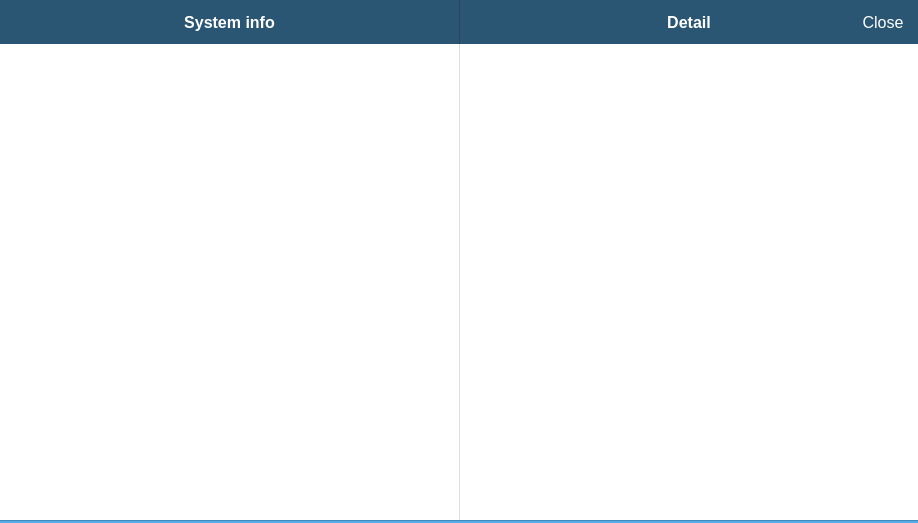
<?xml version="1.0" encoding="UTF-8"?>
<ui version="4.0">
 <class>InfoPage</class>
 <widget class="QWidget" name="InfoPage">
  <property name="geometry">
   <rect>
    <x>0</x>
    <y>0</y>
    <width>918</width>
    <height>523</height>
   </rect>
  </property>
  <property name="minimumSize">
   <size>
    <width>0</width>
    <height>0</height>
   </size>
  </property>
  <property name="windowTitle">
   <string>Form</string>
  </property>
  <property name="styleSheet">
   <string notr="true">QWidget#mainWidget
{
	background-color: #ffffff;
}

QWidget#systemInfoScrollAreaWidgetContents,#systemInfoDetailsScrollAreaWidgetContents
{
	background-color: #ffffff;
}

QWidget#topBar
{
	background-color: #2a5674;
}

QWidget#detailTopBar
{
	border-style: solid;
	border-color: #28475c;
	border-width: 0px 0px 0px 1px;
	background-color: #2a5674;
}

QWidget#systemInfoDetailsScrollWidgetContainer
{
	border-style: solid;
	border-color: #ddd;
	border-width: 0px 0px 0px 1px;
}

QLabel#sectionTitleLabel,#detailTitleLabel
{
	background-color: #2a5674;
	color: #fff;
	font-weight: bold;
	font-size: 16px;
}

QPushButton#detailCloseButton,#detailHiddenButton {
	background-color: #2a5674;
	border: none;
	min-width: 70px; max-width: 70px;
	color: #fff;
	font-weight: normal;
	font-size: 16px;
}

QPushButton#detailCloseButton:hover
{
	background-color: #2d5c7c;
}

QPushButton#detailCloseButton:pressed
{
	background-color: #27516d;
}

QPushButton#detailHiddenButton
{
	color: #2a5674;
}

QLabel#bottomLine1
{
	background: #4389b9;
}

QLabel#bottomLine2
{
	background: #54abe7;
}

QScrollBar:vertical
{
	border: none;
	background: #EEEEEE;
	width: 27px;
	margin-left: 10px;
	margin-right: 10px;
	margin-top: 10px;
	margin-bottom: 10px;
}

QScrollBar::handle:vertical
{
	border-radius: 3px;
	background: #CCCCCC;
	min-height: 340px;
}

QScrollBar::add-line:vertical
{
	border: none;
	height: 0px;
	subcontrol-position: bottom;
	subcontrol-origin: margin;
}

QScrollBar::sub-line:vertical
{
	border: none;
	height: 0px;
	subcontrol-position: top;
	subcontrol-origin: margin;
}

QScrollBar::up-arrow:vertical, QScrollBar::down-arrow:vertical
{
	border: none;
	width: 0px;
	height: 0px;
	background: none;
}

QScrollBar::add-page:vertical, QScrollBar::sub-page:vertical
{
	border: none;
}
</string>
  </property>
  <layout class="QVBoxLayout" name="verticalLayout_2">
   <property name="spacing">
    <number>0</number>
   </property>
   <property name="leftMargin">
    <number>0</number>
   </property>
   <property name="topMargin">
    <number>0</number>
   </property>
   <property name="rightMargin">
    <number>0</number>
   </property>
   <property name="bottomMargin">
    <number>0</number>
   </property>
   <item>
    <widget class="QWidget" name="mainWidget" native="true">
     <layout class="QHBoxLayout" name="horizontalLayout" stretch="1,1">
      <property name="spacing">
       <number>0</number>
      </property>
      <property name="leftMargin">
       <number>0</number>
      </property>
      <property name="topMargin">
       <number>0</number>
      </property>
      <property name="rightMargin">
       <number>0</number>
      </property>
      <property name="bottomMargin">
       <number>0</number>
      </property>
      <item>
       <widget class="QWidget" name="infoPanel" native="true">
        <layout class="QVBoxLayout" name="verticalLayout_3">
         <property name="spacing">
          <number>0</number>
         </property>
         <property name="leftMargin">
          <number>0</number>
         </property>
         <property name="topMargin">
          <number>0</number>
         </property>
         <property name="rightMargin">
          <number>0</number>
         </property>
         <property name="bottomMargin">
          <number>0</number>
         </property>
         <item>
          <widget class="QWidget" name="topBar" native="true">
           <property name="minimumSize">
            <size>
             <width>0</width>
             <height>44</height>
            </size>
           </property>
           <property name="maximumSize">
            <size>
             <width>16777215</width>
             <height>44</height>
            </size>
           </property>
           <layout class="QHBoxLayout" name="horizontalLayout_6">
            <property name="spacing">
             <number>0</number>
            </property>
            <property name="leftMargin">
             <number>0</number>
            </property>
            <property name="topMargin">
             <number>0</number>
            </property>
            <property name="rightMargin">
             <number>0</number>
            </property>
            <property name="bottomMargin">
             <number>0</number>
            </property>
            <item>
             <spacer name="horizontalSpacer_3">
              <property name="orientation">
               <enum>Qt::Horizontal</enum>
              </property>
              <property name="sizeHint" stdset="0">
               <size>
                <width>40</width>
                <height>20</height>
               </size>
              </property>
             </spacer>
            </item>
            <item>
             <widget class="QLabel" name="sectionTitleLabel">
              <property name="text">
               <string>System info</string>
              </property>
              <property name="alignment">
               <set>Qt::AlignCenter</set>
              </property>
             </widget>
            </item>
            <item>
             <spacer name="horizontalSpacer_4">
              <property name="orientation">
               <enum>Qt::Horizontal</enum>
              </property>
              <property name="sizeHint" stdset="0">
               <size>
                <width>40</width>
                <height>20</height>
               </size>
              </property>
             </spacer>
            </item>
           </layout>
          </widget>
         </item>
         <item>
          <widget class="ScrollWidget" name="systemInfoScrollWidget" native="true">
           <property name="sizePolicy">
            <sizepolicy hsizetype="Expanding" vsizetype="Expanding">
             <horstretch>0</horstretch>
             <verstretch>0</verstretch>
            </sizepolicy>
           </property>
          </widget>
         </item>
        </layout>
       </widget>
      </item>
      <item>
       <widget class="QWidget" name="detailPanel" native="true">
        <layout class="QVBoxLayout" name="verticalLayout_4">
         <property name="spacing">
          <number>0</number>
         </property>
         <property name="leftMargin">
          <number>0</number>
         </property>
         <property name="topMargin">
          <number>0</number>
         </property>
         <property name="rightMargin">
          <number>0</number>
         </property>
         <property name="bottomMargin">
          <number>0</number>
         </property>
         <item>
          <widget class="QWidget" name="detailTopBar" native="true">
           <property name="minimumSize">
            <size>
             <width>0</width>
             <height>44</height>
            </size>
           </property>
           <property name="maximumSize">
            <size>
             <width>16777215</width>
             <height>44</height>
            </size>
           </property>
           <layout class="QHBoxLayout" name="horizontalLayout_9">
            <property name="spacing">
             <number>0</number>
            </property>
            <property name="leftMargin">
             <number>1</number>
            </property>
            <property name="topMargin">
             <number>0</number>
            </property>
            <property name="rightMargin">
             <number>0</number>
            </property>
            <property name="bottomMargin">
             <number>0</number>
            </property>
            <item>
             <widget class="QPushButton" name="detailHiddenButton">
              <property name="sizePolicy">
               <sizepolicy hsizetype="Minimum" vsizetype="Expanding">
                <horstretch>0</horstretch>
                <verstretch>0</verstretch>
               </sizepolicy>
              </property>
              <property name="text">
               <string>Close</string>
              </property>
              <property name="flat">
               <bool>false</bool>
              </property>
             </widget>
            </item>
            <item>
             <spacer name="horizontalSpacer_9">
              <property name="orientation">
               <enum>Qt::Horizontal</enum>
              </property>
              <property name="sizeHint" stdset="0">
               <size>
                <width>40</width>
                <height>20</height>
               </size>
              </property>
             </spacer>
            </item>
            <item>
             <widget class="QLabel" name="detailTitleLabel">
              <property name="text">
               <string>Detail</string>
              </property>
              <property name="alignment">
               <set>Qt::AlignCenter</set>
              </property>
             </widget>
            </item>
            <item>
             <spacer name="horizontalSpacer_10">
              <property name="orientation">
               <enum>Qt::Horizontal</enum>
              </property>
              <property name="sizeHint" stdset="0">
               <size>
                <width>40</width>
                <height>20</height>
               </size>
              </property>
             </spacer>
            </item>
            <item>
             <widget class="QPushButton" name="detailCloseButton">
              <property name="sizePolicy">
               <sizepolicy hsizetype="Minimum" vsizetype="Expanding">
                <horstretch>0</horstretch>
                <verstretch>0</verstretch>
               </sizepolicy>
              </property>
              <property name="text">
               <string>Close</string>
              </property>
              <property name="flat">
               <bool>false</bool>
              </property>
             </widget>
            </item>
           </layout>
          </widget>
         </item>
         <item>
          <widget class="QWidget" name="systemInfoDetailsScrollWidgetContainer" native="true">
           <layout class="QVBoxLayout" name="verticalLayout_5">
            <property name="spacing">
             <number>0</number>
            </property>
            <property name="leftMargin">
             <number>0</number>
            </property>
            <property name="topMargin">
             <number>0</number>
            </property>
            <property name="rightMargin">
             <number>0</number>
            </property>
            <property name="bottomMargin">
             <number>0</number>
            </property>
            <item>
             <widget class="ScrollWidget" name="systemInfoDetailsScrollWidget" native="true">
              <property name="sizePolicy">
               <sizepolicy hsizetype="Expanding" vsizetype="Expanding">
                <horstretch>0</horstretch>
                <verstretch>0</verstretch>
               </sizepolicy>
              </property>
             </widget>
            </item>
           </layout>
          </widget>
         </item>
        </layout>
       </widget>
      </item>
     </layout>
    </widget>
   </item>
   <item>
    <widget class="QLabel" name="bottomLine1">
     <property name="sizePolicy">
      <sizepolicy hsizetype="Expanding" vsizetype="Preferred">
       <horstretch>0</horstretch>
       <verstretch>0</verstretch>
      </sizepolicy>
     </property>
     <property name="minimumSize">
      <size>
       <width>0</width>
       <height>1</height>
      </size>
     </property>
     <property name="maximumSize">
      <size>
       <width>16777215</width>
       <height>1</height>
      </size>
     </property>
     <property name="text">
      <string/>
     </property>
     <property name="pixmap">
      <pixmap>:/res/homePage.png</pixmap>
     </property>
    </widget>
   </item>
   <item>
    <widget class="QLabel" name="bottomLine2">
     <property name="sizePolicy">
      <sizepolicy hsizetype="Expanding" vsizetype="Preferred">
       <horstretch>0</horstretch>
       <verstretch>0</verstretch>
      </sizepolicy>
     </property>
     <property name="minimumSize">
      <size>
       <width>0</width>
       <height>2</height>
      </size>
     </property>
     <property name="maximumSize">
      <size>
       <width>16777215</width>
       <height>2</height>
      </size>
     </property>
     <property name="text">
      <string/>
     </property>
     <property name="pixmap">
      <pixmap>:/res/homePage.png</pixmap>
     </property>
    </widget>
   </item>
  </layout>
 </widget>
 <customwidgets>
  <customwidget>
   <class>ScrollWidget</class>
   <extends>QWidget</extends>
   <header location="global">ScrollWidget.h</header>
   <container>1</container>
  </customwidget>
 </customwidgets>
 <resources>
  <include location="resources.qrc"/>
 </resources>
 <connections/>
</ui>
